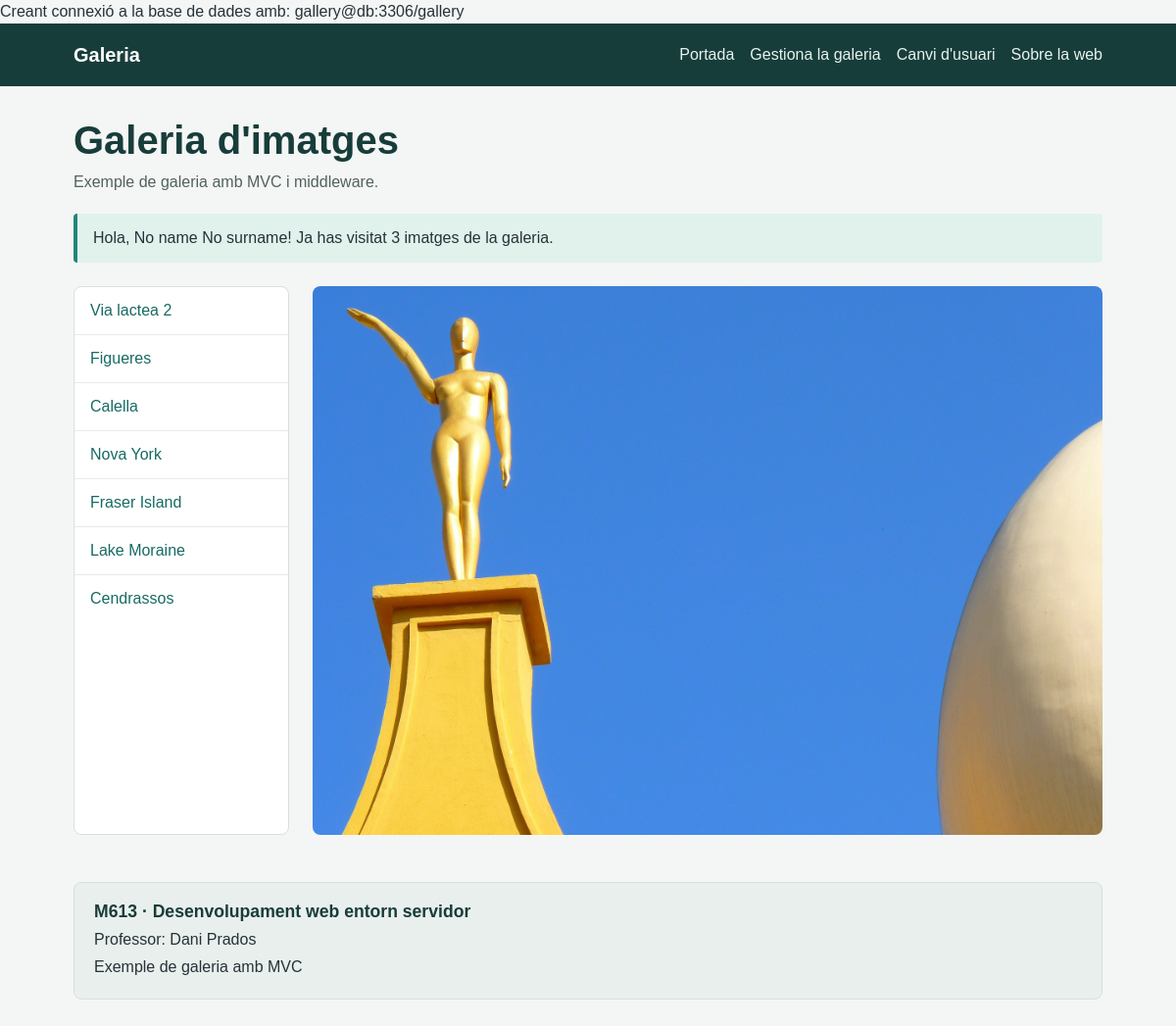
Page /gallery/public/index.php?image=2 on the committed database.
### tables this page shows
CREATE TABLE `images` (
  `id` int NOT NULL AUTO_INCREMENT,
  `url` varchar(255) NOT NULL,
  `title` varchar(512) NOT NULL,
  `description` text NOT NULL,
  PRIMARY KEY (`id`)
);

### gallery/public/index.php (called while the page is built, shortened)
<?php
 include "../src/controllers/ctrlIndex.php";
 include "../src/Models/Db.php";
 include "../src/Models/Images.php";
 include "../src/Emeset/Container.php";
 include "../src/Emeset/Request.php";
 include "../src/Container.php";
 $request = new \Emeset\Request();
 $response = new \Emeset\Response();
 $container = new Container($config);
 $r = $request->get("INPUT_REQUEST", "r") ?? '';
 if($r == "do-login") {
     $response = ctrlDoLogin($request, $response, $container);
 } elseif($r == "login") {
     $response = ctrlLogin($request, $response, $container);
 } else if($r == "gallery-admin") {
     $response = ctrlGalleryAdmin($request, $response, $container);
 } else if($r == "image-new") {
     $response = ctrlImageNew($request, $response, $container);
 } else if($r == "image-edit") {
     $response = ctrlImageEdit($request, $response, $container);
 } else if($r == "image-delete") {
     $response = ctrlImageDelete($request, $response, $container);
 } else if($r == "image-store") {
     $response = ctrlImageStore($request, $response, $container);
 } else if($r == "image-update") {
     $response = ctrlImageUpdate($request, $response, $container);
 }  else if($r == "about") {
     $response = ctrlAbout($request, $response, $container);
 }  else if($r == "") {
     $response = ctrlIndex($request, $response, $container);
 }  else {
     echo "No existeix la ruta";
 }
 $response->execute();

### gallery/src/Emeset/Request.php (called while the page is built, shortened)
<?php
class Request
{
    public function get(int|string $input, string $id, int|string $filter = "FILTER_SANITIZE_STRING", int|array $options = 0): mixed
    {
        $result = false;
        if ($input === 'SESSION') {
            $result = null;
        } elseif ($input === 'FILES') {
            $result = null;
            if (isset($_FILES[$id])) {
                $result = $_FILES[$id];
            }
        } elseif ($input === "INPUT_REQUEST") {
            $result = null;
        } else {
            if ($filter == "FILTER_SANITIZE_STRING") {
                $result = filter_input($input, $id, FILTER_DEFAULT, $options);
                if (isset($result)) {
                    $result = htmlspecialchars($result, ENT_QUOTES, 'UTF-8');
                }
            } else {
                $result = filter_input($input, $id, $filter, $options);
            }
        }
        return $result;
    }
}

### gallery/src/controllers/ctrlIndex.php (called while the page is built)
<?php
function ctrlIndex(\Emeset\Request $request, \Emeset\Response $response, Container $container): \Emeset\Response{
    $imagesModel = $container->Images();
    $images = $imagesModel->get();
    $name = $request->get("SESSION", "name") ?? "No name";
    $surname = $request->get("SESSION", "surname") ?? "No surname";
    $id = $request->get(INPUT_GET, "image") ?? false;
    if($id !== false){
        $current = $imagesModel->getById($id);
    } else {
        $current = $images[0];
    }
    $response->set("images", $images);
    $response->set("currentImage", $current);
    $response->set("name", $name);
    $response->set("surname", $surname);
    $response->setTemplate("home.php");
    return $response;
}

### gallery/src/Emeset/Container.php (called while the page is built, shortened)
<?php
class Container
{
    public function __construct(array $config)
    {
        $this->config = $config;
    }
}

### gallery/src/Models/Db.php (called while the page is built, shortened)
<?php
class Db {
    private \PDO $db;
    public function __construct($user, $password, $dbName, $host = '127.0.0.1', $port = 3306)
    {
        $dsn = "mysql:dbname=$dbName;host=$host;port=$port";
        try {
            $this->db = new \PDO($dsn, $user, $password);
        } catch (\PDOException $e) {
            echo $dsn;
            die('Ha fallat la connexió: ' . $e->getMessage());
        }
    }
    public function getDb() : \PDO
    {
        return $this->db;
    }
}

### gallery/src/Models/Images.php (called while the page is built, shortened)
<?php
class Images
{
    public \PDO $sql;
    public function __construct(Db $db)
    {
        $this->sql = $db->getDb();
    }
    public function get(): array
    {
        $query = 'select id, url, title from images';
        $result = [];
        foreach ($this->sql->query($query, \PDO::FETCH_ASSOC) as $link) {
            $result[] = $link;
        }
        return $result;
    }
    public function getById(int $id) : array | bool
    {
        $query = 'select id, url, title from images where id = :id';
        $stm = $this->sql->prepare($query);
        $stm->execute([':id' => $id]);
        $image = $stm->fetch(\PDO::FETCH_ASSOC);
        return $image;
    }
}

### gallery/src/views/home.php (the view, shortened to what this page needs)
<!doctype html>
<html lang="ca">
<head>
  <link rel="stylesheet" href="css/styles.css">
</head>
<body>
  <?php include "components/header.php"; ?>
  <main class="container">
    <h1 class="page-heading">Galeria d'imatges</h1>
    <p class="intro">Exemple de galeria amb MVC i middleware.</p>
    <p class="notice">Hola, <?= $name ?> <?= $surname ?>! Ja has visitat 3 imatges de la galeria.</p>
    <section class="gallery-layout" aria-label="Galeria">
      <nav class="image-list" aria-label="Selecciona una imatge">
        <?php foreach($images as $key => $image) { ?>
        <a href="index.php?image=<?= $image["id"] ?>"><?= $image["title"] ?></a>
        <?php } ?>
      </nav>
      <div>
        <img class="featured-image" src="img/<?= $currentImage["url"] ?>" alt="<?= $currentImage["title"] ?>">
      </div>
    </section>
  </main>
  <footer class="site-footer">
    <div class="footer-card">
      <h2>M613 · Desenvolupament web entorn servidor</h2>
      <p>Professor: Dani Prados</p>
      <p>Exemple de galeria amb MVC</p>
    </div>
  </footer>
</body>
</html>

### gallery/public/css/styles.css (style rules this page uses)
:root { font-family: Arial, Helvetica, sans-serif; color: #263238; background: #f4f6f5; }
* { box-sizing: border-box; }
body { margin: 0; line-height: 1.5; }
a { color: #176b63; }
.navigation, .container { width: min(100% - 2rem, 1050px); margin: 0 auto; }
.container { padding: 2rem 0; }
.page-heading { margin: 0 0 0.5rem; color: #173d3a; font-size: clamp(1.8rem, 4vw, 2.5rem); line-height: 1.15; }
.intro { margin-top: 0; color: #52615e; }
.notice { margin: 1.25rem 0; padding: 0.8rem 1rem; border-left: 4px solid #218779; border-radius: 4px; background: #e1f2ed; }
.gallery-layout { display: grid; grid-template-columns: 220px minmax(0, 1fr); gap: 1.5rem; margin-top: 1.5rem; }
.image-list, .card, .content-panel, .footer-card { border: 1px solid #d8e0dd; border-radius: 8px; background: #fff; }
.image-list { overflow: hidden; }
.image-list a { display: block; padding: 0.75rem 1rem; border-bottom: 1px solid #e5ebe8; text-decoration: none; }
.image-list a:last-child { border-bottom: 0; }
.featured-image { display: block; width: 100%; max-height: 560px; border-radius: 8px; object-fit: cover; }
.form-card h2, .content-panel h2, .footer-card h2 { margin-top: 0; color: #173d3a; }
.site-footer { width: min(100% - 2rem, 1050px); margin: 1rem auto 2rem; }
.footer-card { padding: 1rem 1.25rem; background: #e9efec; }
.footer-card h2 { margin-bottom: 0.25rem; font-size: 1.1rem; }
.footer-card p { margin: 0.25rem 0; }

### rows in the picture
images: title "Via lactea 2"
images: title "Figueres", url (picture)
images: title "Calella"
images: title "Nova York"
images: title "Fraser Island"
images: title "Lake Moraine"
images: title "Cendrassos"

### other values in the picture
$this->config["db"]["user"] "gallery"
$this->config["db"]["host"] "db"
$this->config["db"]["port"] "3306"
$this->config["db"]["dbname"] "gallery"
$name "No name"
$surname "No surname"
